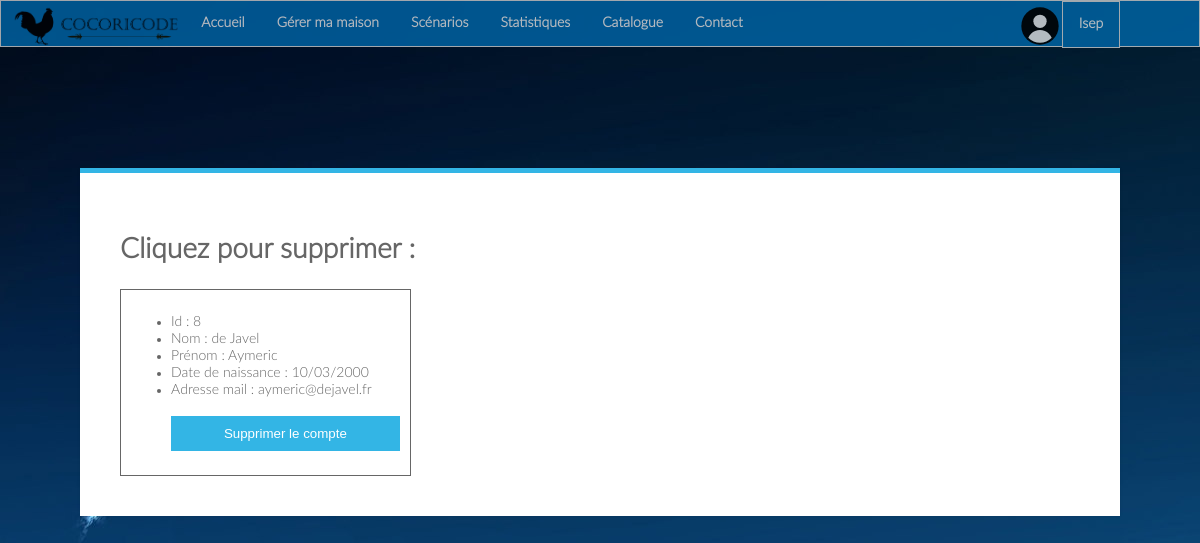
The page /index.php?page=admin (signed in) on the database as committed earlier.
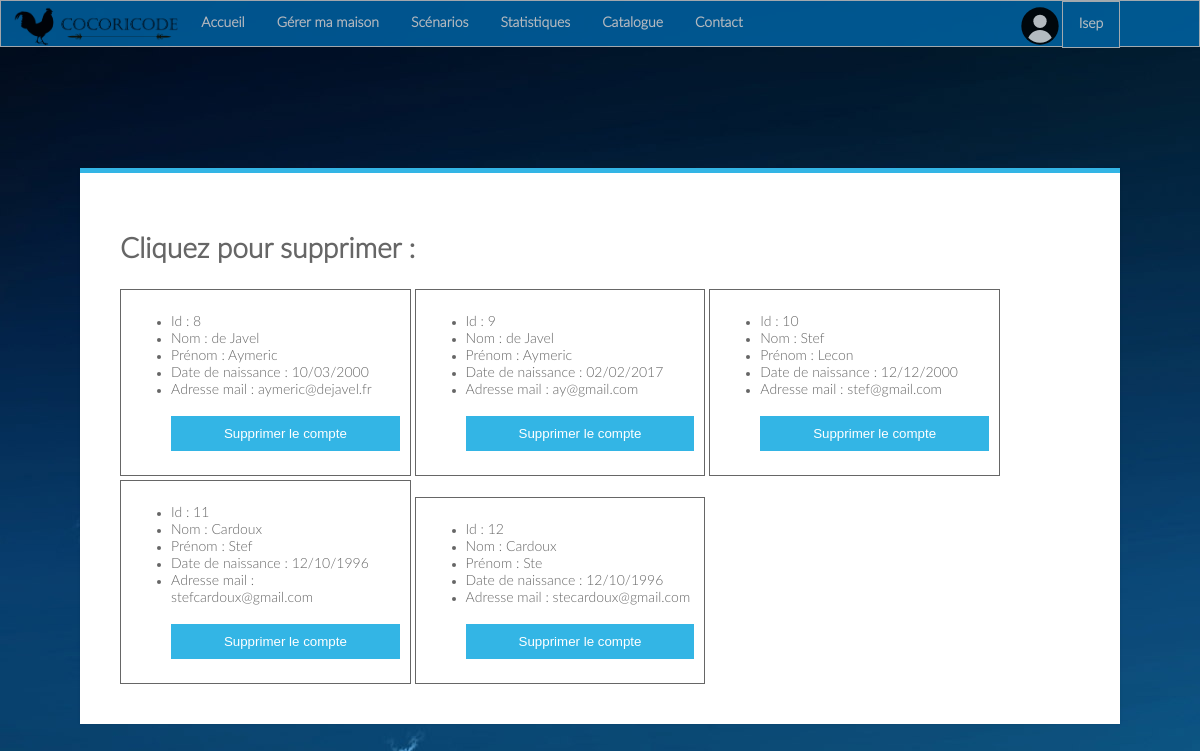
The same page on the database as committed later.
### tables this page shows
CREATE TABLE `Utilisateur` (
  `Id` int(11) NOT NULL,
  `Mail` varchar(25) DEFAULT NULL,
  `Password` varchar(50) DEFAULT NULL,
  `Nom` varchar(25) DEFAULT NULL,
  `Prenom` varchar(25) DEFAULT NULL,
  `Date_naissance` varchar(25) DEFAULT NULL,
  `Permission` int(11) DEFAULT NULL
);

### Controleur/admin.php (called while the page is built)
<?php
$tab=[];
$iduser = $_SESSION['id'];
include 'Modele/connexion_bdd.php';
$req= $mysqli->query("SELECT * FROM Utilisateur WHERE id != $iduser");
while ($donne = $req ->fetch_array(MYSQLI_ASSOC)) {
	array_push($tab,$donne);
}
include 'Vue/admin.php';
?>

### Vue/admin.php (the view, shortened to what this page needs)
<div class="module3">
	<div class="module form-block">
		<h1>Cliquez pour supprimer :</h1>
	<?php
	foreach ( $tab as $key => $value ) {
		?>
			<div class="capt">
			<ul>
				<li>Id : <?php echo $tab[$key]['Id'] ?></li>
				<li>Nom : <?php echo $tab[$key]['Nom'] ?></li>
				<li>Prénom : <?php echo $tab[$key]['Prenom'] ?></li>
				<li>Date de naissance : <?php echo $tab[$key]['Date_naissance'] ?></li>
				<li>Adresse mail : <?php echo $tab[$key]['Mail'] ?></li>
				<br>
				<button
					onclick='supprimer("<?php echo $tab[$key]['Id'] ?>","<?php echo $tab[$key]['Nom'] ?>","<?php echo $tab[$key]['Prenom'] ?>")'>Supprimer
					le compte</button>
			</ul>
		</div>
		<?
	}
	?>
	</div>
</div>

Rows that differ between the two databases and show on the page:
added utilisateur: Id "9", Nom "de Javel", Prenom "Aymeric", Date_naissance "02/02/2017", Mail "ay@gmail.com"
added utilisateur: Id "10", Nom "Stef", Prenom "Lecon", Date_naissance "12/12/2000", Mail "stef@gmail.com"
added utilisateur: Id "11", Nom "Cardoux", Prenom "Stef", Date_naissance "12/10/1996", Mail "stefcardoux@gmail.com"
added utilisateur: Id "12", Nom "Cardoux", Prenom "Ste", Date_naissance "12/10/1996", Mail "stecardoux@gmail.com"
